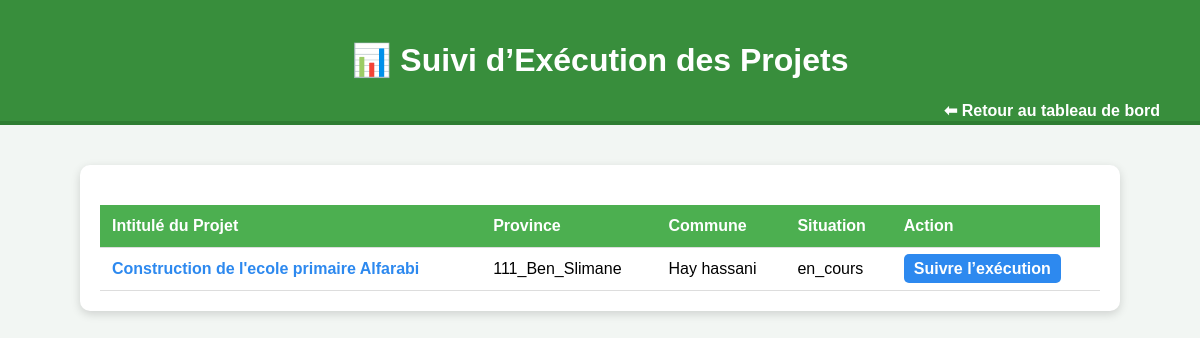
Before: /suivi/ (signed in) with the older database file.
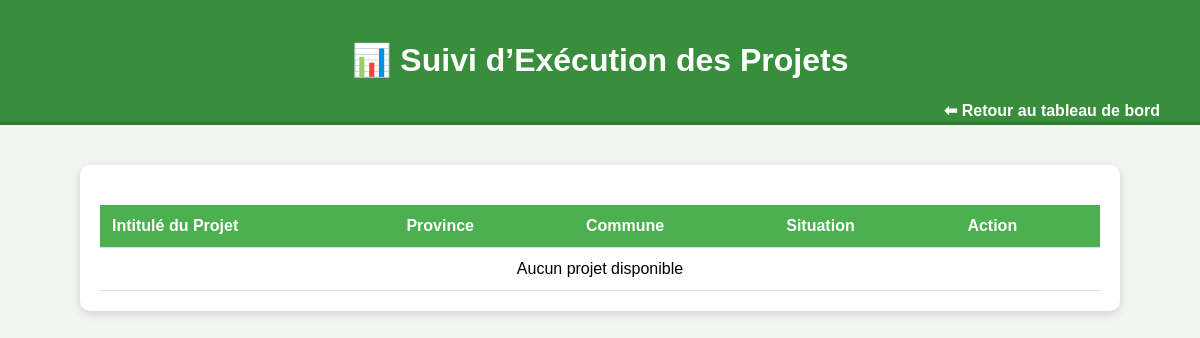
After: the same page with the newer database file.
### projets/models.py (models this page shows, shortened)
class Projet(models.Model):
    SITUATION_CHOICES = [
        ('en_cours', 'En Cours'),
        ('acheve', 'Achevé'),
        ('en_arret', 'En Arrêt'),
    ]
    intitule = models.CharField("Intitulé du Projet", max_length=255)
    province = models.CharField(max_length=100)
    commune = models.CharField(max_length=100)
    topographe = models.CharField("Topographe", max_length=150, blank=True, null=True)
    etude_geotechnique = models.CharField("Étude Géotechnique", max_length=150, blank=True, null=True)
    architecte = models.CharField("Architecte", max_length=150, blank=True, null=True)
    etude_technique = models.CharField("Étude Technique", max_length=150, blank=True, null=True)
    control_technique = models.CharField("Contrôle Technique", max_length=150, blank=True, null=True)
    delai_execution = models.CharField("Délai d’Exécution", max_length=100, blank=True, null=True)
    date_debut = models.DateField("Date de Début")
    date_fin_prevue = models.DateField("Date de Fin Prévue")
    situation = models.CharField("Situation", max_length=20, choices=SITUATION_CHOICES, default='en_cours')
    latitude = models.FloatField(blank=True, null=True)
    longitude = models.FloatField(blank=True, null=True)
    nom = models.CharField(max_length=200, blank=True, null=True)
    budget = models.DecimalField(max_digits=12, decimal_places=2, blank=True, null=True)
    taux_avancement = models.IntegerField(default=0, blank=True, null=True)
    statut = models.CharField(max_length=50, blank=True, null=True)

### projets/views.py (the view)
# urls.py: path('suivi/', views.liste_suivi_projets, name='liste_suivi_projets'),
@login_required
def liste_suivi_projets(request):
    user_profile = request.user.userprofile
    if user_profile.role == 'provincial':
        projets = Projet.objects.filter(province=user_profile.province)
    else:
        projets = Projet.objects.all()
    context = {
        'projets': projets,
        'user_profile': user_profile,
    }
    return render(request, 'projets/liste_suivi_projets.html', context)

### projets/templates/projets/liste_suivi_projets.html (shortened to what this page needs)
<!DOCTYPE html>
<html lang="fr">
{% load static %}
<head>
</head>
<body>
    <div class="header">
        <h1>📊 Suivi d’Exécution des Projets</h1>
        <a href="{% url 'dashboard' %}">⬅ Retour au tableau de bord</a>
    </div>
    <div class="container">
        <table>
            <tr>
                <th>Intitulé du Projet</th>
                <th>Province</th>
                <th>Commune</th>
                <th>Situation</th>
                <th>Action</th>
            </tr>
            {% for p in projets %}
            <tr>
                <td>
                <div class="dropdown">
                    <a href="#" class="dropbtn">{{ p.intitule }}</a>
                </div>
                </td>
                <td>{{ p.province }}</td>
                <td>{{ p.commune }}</td>
                <td>{{ p.situation }}</td>
                <td><a class="btn-suivi" href="{% url 'suivi_detail' p.id %}">Suivre l’exécution</a></td>
            </tr>
            {% empty %}
            <tr><td colspan="5" style="text-align:center;">Aucun projet disponible</td></tr>
            {% endfor %}
        </table>
    </div>
</body>
</html>

Changed rows visible on the page:
removed Projet: intitule "Construction de l'ecole primaire Alfarabi", province "111_Ben_Slimane", commune "Hay hassani", situation "en_cours"
Other visible differences:
text now shown: "Aucun projet disponible"
